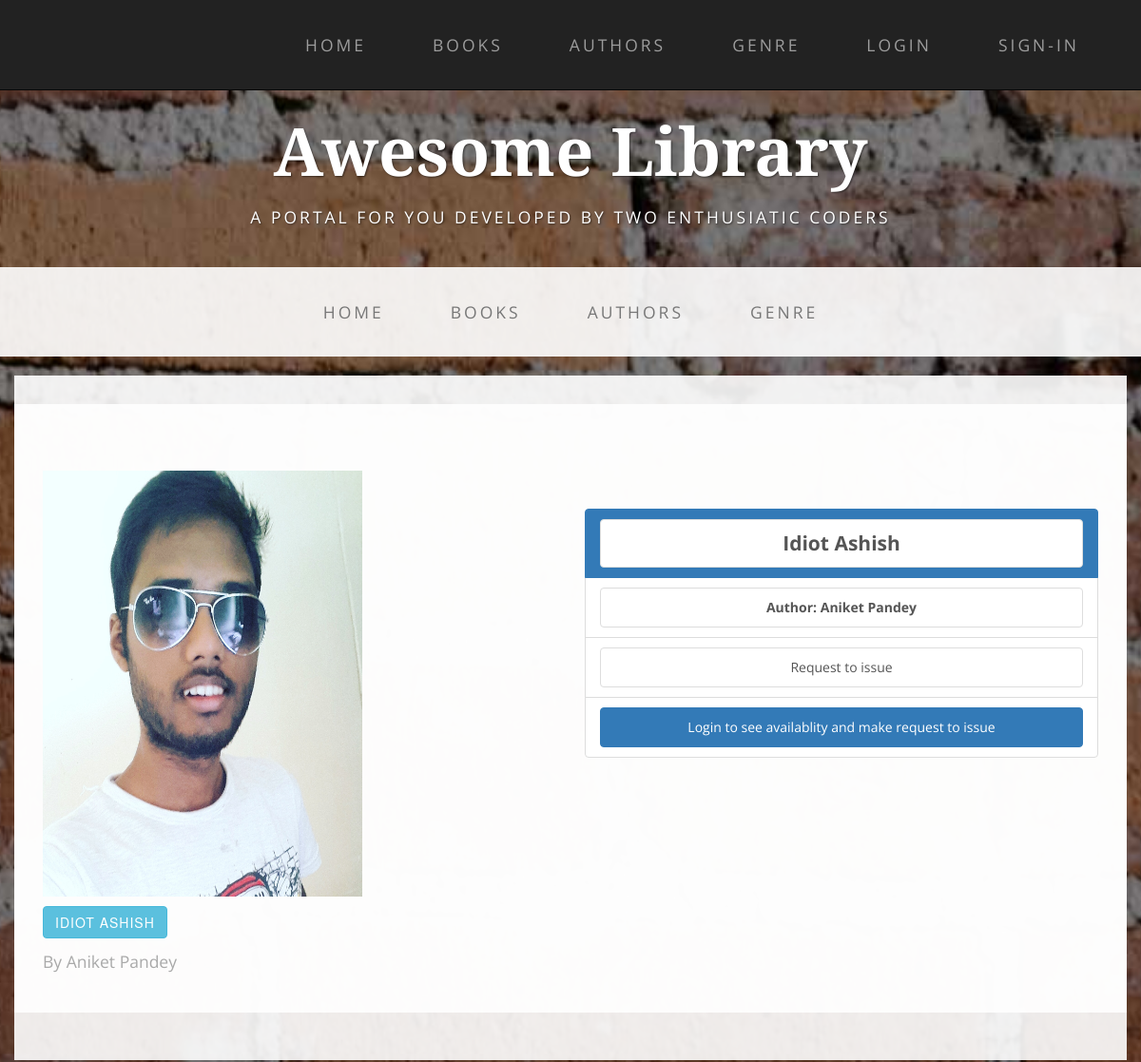
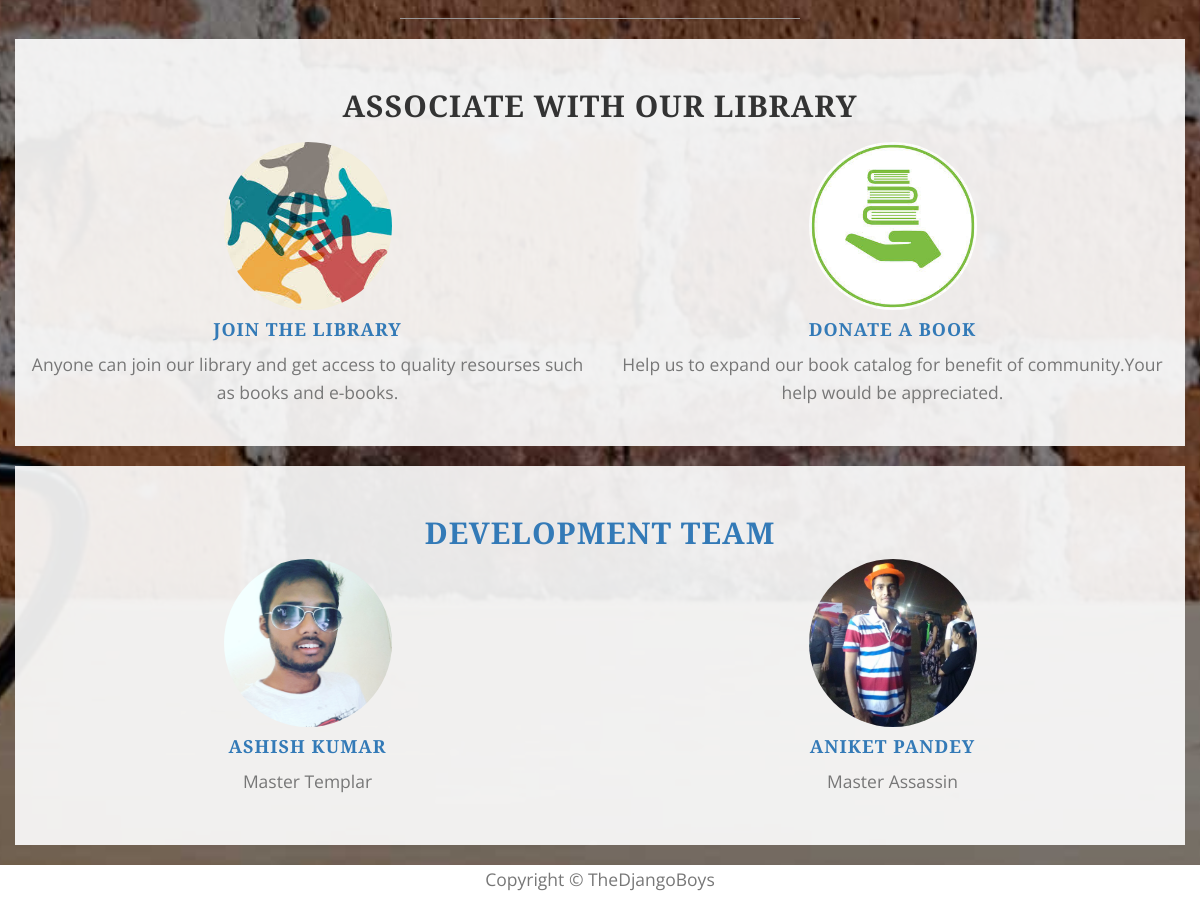
Screenshot of /lib/books/33/ with the database file from the repository (2 pictures, top to bottom).
### mylib/models.py (models this page shows, shortened)
class Book(models.Model):
    title = models.CharField(max_length=200)
    author = models.ForeignKey(Author, on_delete=models.SET_NULL, null=True)
    description = models.TextField(max_length=1000, null=True, blank=True)
    genre = models.ForeignKey(Genre, on_delete=models.SET_NULL, null=True)
    cover = models.ImageField(upload_to=user_directory_path, null=True, blank=True)
    no_instance = models.IntegerField(null=True, blank=True, default=0)
    def image_url(self):
        if self.cover and hasattr(self.cover,'url'):
            return self.cover.url
        else:
            return '/static/1.jpg'

class Author(models.Model):
    name = models.CharField(max_length=200)
    def __str__(self):
        return self.name

### mylib/views.py (the view)
# urls.py: url(r'^books/(?P<pk>\d+)/$',views.detail,name='book_detail'),
def detail(request,pk):
    book=Book.objects.get(pk=pk)
    insA=BookInstance.objects.filter(book=book).filter(status__exact='a').count()
    return render(request, 'book_detail.html', context={'book': book,'insA':insA})

### mylib/global_context.py (called while the page is built)
def notice_context(request):
    if request.user.is_authenticated:
        que= Notification.objects.filter(user=request.user)
        re_note = que.values_list('notice', flat=True)
        note=re_note[::-1]
        if note:
            if len(note)>5:
                notice=note[:5]
            else:
                notice=note
        else:
            notice=['Request Book issue for notifications',]
    else:
        notice = ['Request Book issue for notifications',]
        note=['please login']
    return {'notice':notice,'note':note}

### mylib/templates/book_detail.html (shortened to what this page needs)
{% extends "index.html" %}
{% block content %}
<div class="container box">
    <div class="row">
        <div class="box">
            <br>
            <br>
            <div class= col-lg-6 text-center ">
                   <div class=" portfolio-item">
                    <a class="portfolio-link" data-toggle="modal">
                        <img src="{{ book.image_url }}"  class="img-responsive" alt="" style="width:24em;height:32em">
                    </a>
                    <div class="portfolio-caption bk ">
                        <h4><a class="btn btn-info" role="button" href="{% url 'book_detail' book.id %}">{{book.title}}</a></h4>
                        <p class="text-muted bk1">By {{book.author}}</p>
                    </div>
                </div>
            </div>
            <div class="col-lg-6 text-center">
                <br>
                <br>
                  <div>
                     <ul class="list-group">
                         <li class="list-group-item active lead"><a class="list-group-item" href="#"><b>{{book.title}}</b></a></li>
                         <li class="list-group-item" ><a class="list-group-item"><b>Author: {{book.author}}</b></a></li>
                         {% if user.is_authenticated %}
                         <li class="list-group-item" ><a class="list-group-item" >Available Copies: {{insA}}</a></li>
                         <li class="list-group-item" ><a class="list-group-item" >Total Copies: {{book.no_instance}}</a></li>
                         <li class="list-group-item"><a class="list-group-item" href="{% url 'request_issue' book.id %}">Request to issue</a></li>
                         {% else %}
                         <li class="list-group-item"><a class="list-group-item" href="{% url 'request_issue' book.id %}">Request to issue</a></li>
                         <li class="list-group-item" ><a class="list-group-item active text-muted" href="{% url 'login' %}?next={{request.path}}">Login to see availablity and make request to issue</a></li>
                         {% endif %}
                     </ul>
                  </div>
            </div>
        </div>
    </div>
</div>
{% endblock content %}

### mylib/templates/index.html (style rules this page uses)
.bk { color:lightblue; }
.bk1 { color:darkgray }

### rows the page displays
Book: image_url (picture), title "IDIOT ASHISH", author "Aniket Pandey", title "Idiot Ashish"
